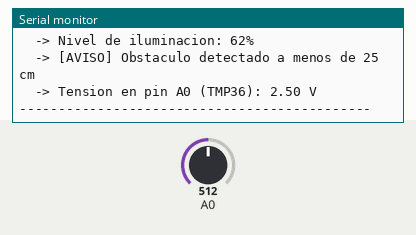
This sketch was run on a simulated Arduino Uno, built with avr-gcc and run on an emulated ATmega328P. On the bench: the last lines printed to the serial monitor. Inputs (shaded band) come from the test bench; at power-on: A0 = 512. Random numbers use the default seed unless the sketch sets one.

Above: at 3.0 s.
3.1 s: A0 set to 716
At 4.73 s:
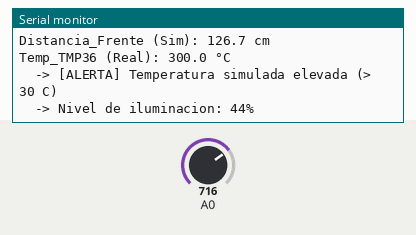
6.0 s: A0 set to 900
At 7.9 s:
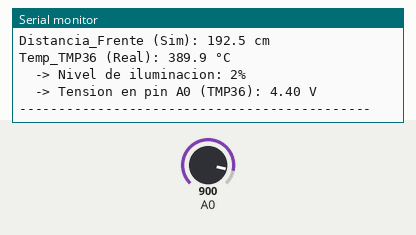
Timing chart, 0 to 9.4 s (numbered marks = the images above; inputs shaded):
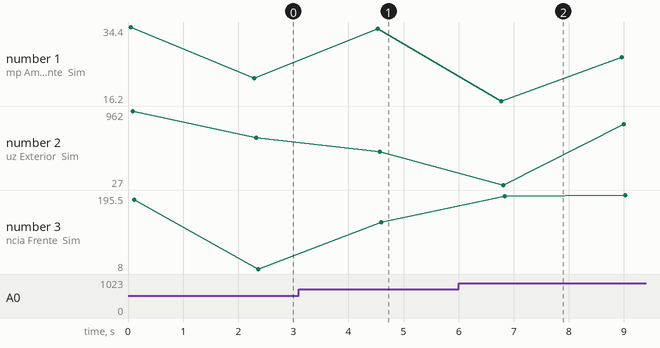

The sketch:

PT1.ino
```cpp
// ============================================================================
// Trabajo Práctico N.º 8 - Programación Orientada a Objetos (POO)
// Ejercicio 1: Simulación de Sensores con Clases y Sensor Real (TMP36)
// ============================================================================

// ----------------------------------------------------------------------------
// 1.1 Clase Base: Sensor
// ----------------------------------------------------------------------------
class Sensor {
  protected:
    String nombre;    // Identificador del sensor
    float valor;      // Último valor medido o simulado
    String magnitud;  // Unidad de medida (" °C", " lux", " cm")

  public:
    Sensor(String _nombre, String _magnitud) {
      nombre = _nombre;
      magnitud = _magnitud;
      valor = 0.0;
    }

    void generarMedicion() {
      valor = random(0, 100);
    }

    float leerMedicion() {
      return valor;
    }

    // Método propio de la clase para imprimir su estado por Monitor Serie
    void mostrar() {
      Serial.print(nombre);
      Serial.print(": ");
      Serial.print(valor, 1);
      Serial.println(magnitud);
    }
};

// ----------------------------------------------------------------------------
// 1.2 Clases Derivadas (Herencia) - Sensores Simulados
// ----------------------------------------------------------------------------

// Subclase 1: Sensor de Temperatura Simulado
// Agrega atributos de rango operativo (tempMin, tempMax) y método de alarma térmica.
class SensorTemperatura : public Sensor {
  private:
    float tempMin;
    float tempMax;

  public:
    SensorTemperatura(String _nombre, float _min, float _max)
      : Sensor(_nombre, " °C") {
      tempMin = _min;
      tempMax = _max;
    }

    void generarMedicion() {
      valor = random((long)(tempMin * 10), (long)(tempMax * 10)) / 10.0;
    }

    bool esTemperaturaAlta(float umbral) {
      return valor > umbral;
    }
};

// Subclase 2: Sensor de Luz Simulado
// Agrega atributo de nivel máximo de iluminancia y método de porcentaje.
class SensorLuz : public Sensor {
  private:
    int maxLux;

  public:
    SensorLuz(String _nombre, int _maxLux)
      : Sensor(_nombre, " lux") {
      maxLux = _maxLux;
    }

    void generarMedicion() {
      valor = random(0, maxLux + 1);
    }

    int obtenerPorcentajeLuz() {
      return map((long)valor, 0, maxLux, 0, 100);
    }
};

// Subclase 3: Sensor de Ultrasonido Simulado
// Agrega límites de alcance y método de detección de obstáculos.
class SensorUltrasonido : public Sensor {
  private:
    float rangoMinCm;
    float rangoMaxCm;

  public:
    SensorUltrasonido(String _nombre, float _minCm, float _maxCm)
      : Sensor(_nombre, " cm") {
      rangoMinCm = _minCm;
      rangoMaxCm = _maxCm;
    }

    void generarMedicion() {
      valor = random((long)(rangoMinCm * 10), (long)(rangoMaxCm * 10)) / 10.0;
    }

    bool hayObstaculo(float distanciaLimite) {
      return valor <= distanciaLimite;
    }
};

// ----------------------------------------------------------------------------
// 1.4 Clase Derivada - Sensor Real (TMP36 conectado a pin analógico)
// Agrega el pin físico de entrada, el voltaje leído y la conversión real.
// ----------------------------------------------------------------------------
class SensorTemperaturaReal : public Sensor {
  private:
    int pinAnalogico;
    float voltaje;

  public:
    SensorTemperaturaReal(String _nombre, int _pin)
      : Sensor(_nombre, " °C") {
      pinAnalogico = _pin;
      voltaje = 0.0;
      pinMode(pinAnalogico, INPUT);
    }

    void generarMedicion() {
      int lecturaCruda = analogRead(pinAnalogico);
      voltaje = lecturaCruda * (5.0 / 1023.0);
      valor = (voltaje - 0.5) * 100.0;  // Conversión TMP36 (500 mV offset, 10 mV/°C)
    }

    float leerVoltaje() {
      return voltaje;
    }
};

// ============================================================================
// 1.3 Programa Principal: Instanciación y monitoreo por puerto serie
// ============================================================================

SensorTemperatura     tempSim("Temp_Ambiente (Sim)", 15.0, 38.0);
SensorLuz             luzSim("Luz_Exterior (Sim)", 1000);
SensorUltrasonido     distSim("Distancia_Frente (Sim)", 2.0, 200.0);
SensorTemperaturaReal tempReal("Temp_TMP36 (Real)", A0);

void setup() {
  Serial.begin(9600);
  randomSeed(analogRead(A5));

  Serial.println("=== INICIO DE MONITOREO DE SENSORES (POO) ===");
  Serial.println();
}

void loop() {
  // 1. Generamos las mediciones en cada objeto
  tempSim.generarMedicion();
  luzSim.generarMedicion();
  distSim.generarMedicion();
  tempReal.generarMedicion();

  // 2. Mostramos las lecturas llamando al método heredado mostrar()
  tempSim.mostrar();
  luzSim.mostrar();
  distSim.mostrar();
  tempReal.mostrar();

  // 3. Ejecutamos los métodos específicos de cada subclase
  if (tempSim.esTemperaturaAlta(30.0)) {
    Serial.println("  -> [ALERTA] Temperatura simulada elevada (> 30 C)");
  }

  Serial.print("  -> Nivel de iluminacion: ");
  Serial.print(luzSim.obtenerPorcentajeLuz());
  Serial.println("%");

  if (distSim.hayObstaculo(25.0)) {
    Serial.println("  -> [AVISO] Obstaculo detectado a menos de 25 cm");
  }

  Serial.print("  -> Tension en pin A0 (TMP36): ");
  Serial.print(tempReal.leerVoltaje(), 2);
  Serial.println(" V");

  Serial.println("---------------------------------------------");
  delay(2000);
}
```

Measured:
- after the input at 3.1 s, the serial monitor: prints a new line after 1.5 s (image 1)
- after the input at 6.0 s, the serial monitor: prints a new line after 0.88 s (image 2)
